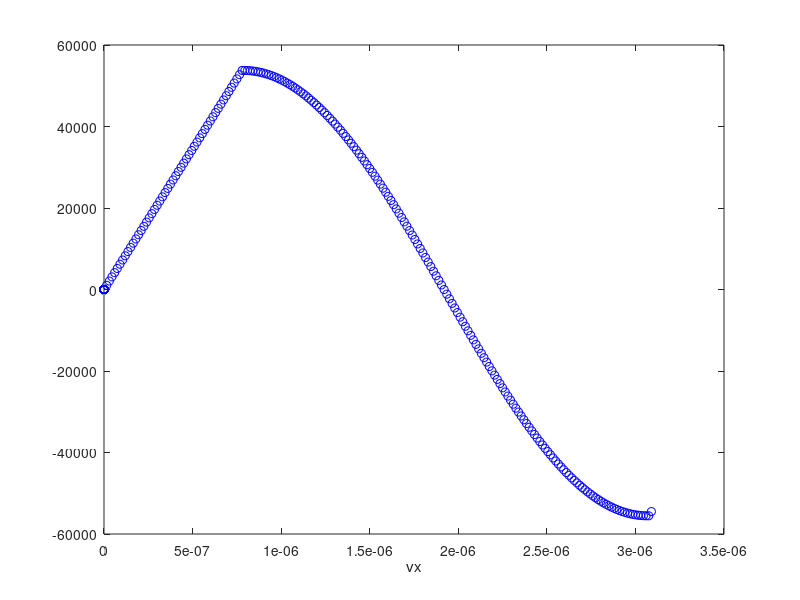
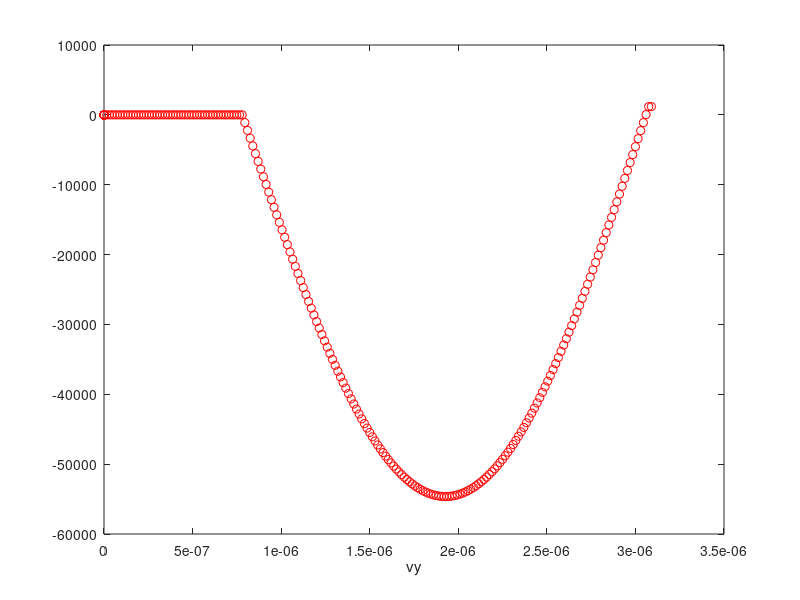
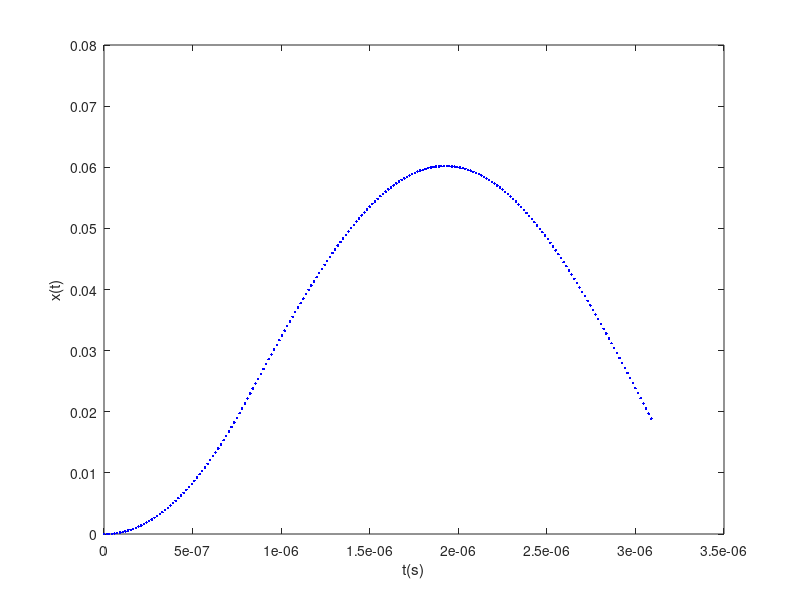
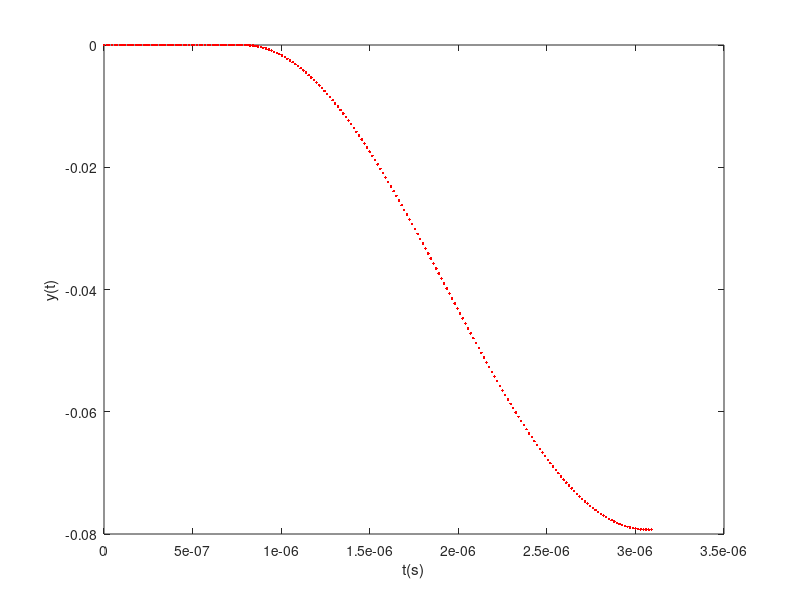

MATLAB code for these plots, in order:
clearvars;
q = 1.60217e-19; % C
ma = 1.66053906660e-27;
m = 6.6464e-27; % Kg
N = 1000;
B0 = 0.1; %Tesla
V1 = 100; %Volts
V2 = 0; %Volts
d = 0.02; %m
E0 = (V1-V2)/d; % Volts/m
E = [E0,0,0];
B = [0,0,B0];

a = @(V,E,B,m) (q/m)*(E+cross(V,B)); %dv/dt

v0 = [0,0,0];
r0 = [0,0,0];
ti = 0;
%tf = 50e-9*2;
tf = 15e-6;
h = (tf-ti)/N;


mm = ma*[1,2,3,4,5,6,7];
figure(555);
hold on;

for j=1:size(mm,2)
    t = zeros(N,1);
    r = zeros(N,3);
    v = zeros(N,3);
    r(1,:) = r0;
    v(1,:) = v0;
    t(1) = ti;
    
    for i=1:N
        t(i+1) = ti + i*h;
        if r(i,1) <= d
            B = [0,0,0];
            E = [E0,0,0];
        else
            B = [0,0,B0];
            E = [0,0,0];
        end
        v(i+1,:) = v(i,:) + h*a(v(i,:), E,B,mm(j)); 
        r(i+1,:) = r(i,:) + h*v(i,:);
    
        if ((v(i,1)<0)) && (r(i,1) <= d)
            break;
        end
    end
    plot(r(:,1), r(:,2), '.b')
end

hold off;

figure(1);
plot(t,v(:,1), 'ob');
xlabel('t');
xlabel('vx');

figure(2);
plot(t,v(:,2), 'or');
xlabel('t');
xlabel('vy');

figure(3);
plot(t,r(:,1),'.b');
xlabel('t(s)');
ylabel('x(t)');

figure(4);
plot(t,r(:,2),'.r');
xlabel('t(s)');
ylabel('y(t)');

figure(5);
plot(r(:,1),r(:,2),'.b');
xlabel('x(t)');
ylabel('y(t)');